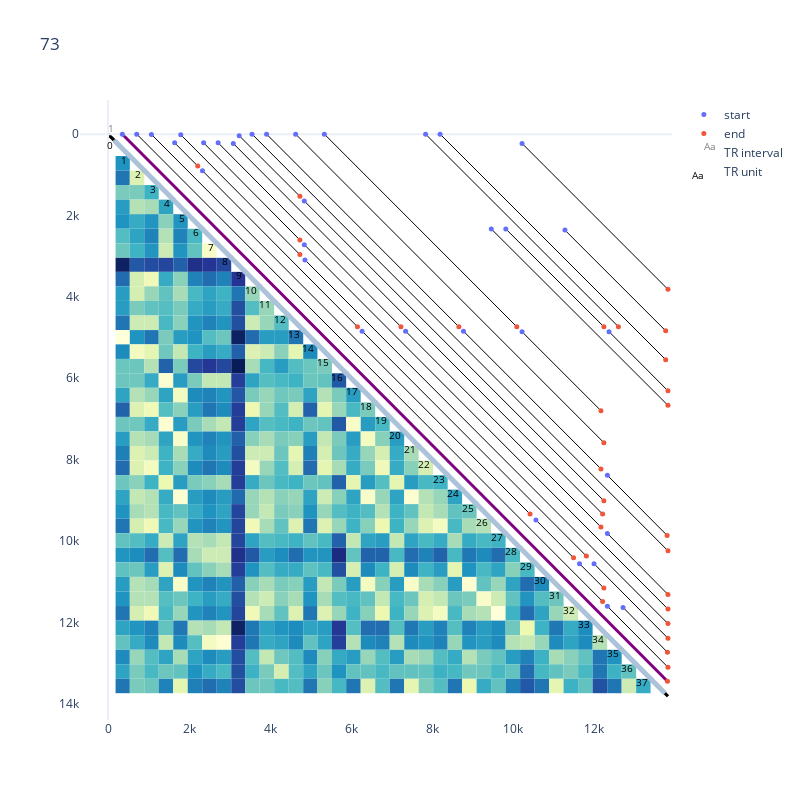

Notebook code cell kept with this figure:
### Code cell
v.show(read=sync_reads_by_id[73])
